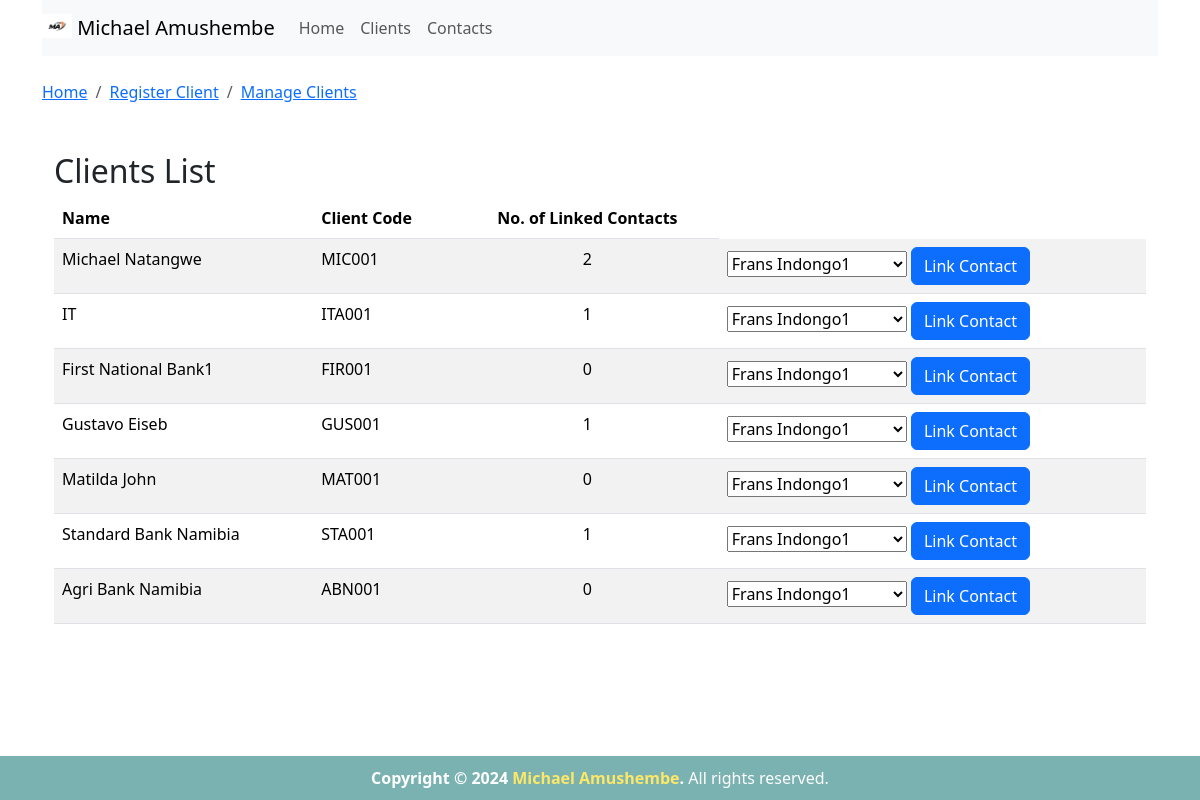
Page /index.php?action=viewClients on the committed database.
### tables this page shows
CREATE TABLE IF NOT EXISTS `clients` (
  `id` int NOT NULL AUTO_INCREMENT,
  `name` varchar(255) NOT NULL,
  `client_code` varchar(255) NOT NULL,
  `linked_contacts` int NOT NULL,
  PRIMARY KEY (`id`)
);

### Controllers/ClientController.php (called while the page is built, shortened)
<?php
class ClientController {
    private $db;
    public function __construct($db) {
        $this->db = $db;
    }
    public function viewClients() {
        $query = "SELECT clients.*, COUNT(client_contacts.contact_id) AS linked_contacts
                  FROM clients
                  LEFT JOIN client_contacts ON clients.id = client_contacts.client_id
                  GROUP BY clients.id";
        $stmt = $this->db->prepare($query);
        $stmt->execute();
        $result = $stmt->get_result();
        $clients = [];
        while ($row = $result->fetch_assoc()) {
            $clients[] = $row;
        }
        $contactsQuery = "SELECT id, contact_name FROM contacts";
        $contactsStmt = $this->db->prepare($contactsQuery);
        $contactsStmt->execute();
        $contactsResult = $contactsStmt->get_result();
        $allContacts = [];
        while ($contactRow = $contactsResult->fetch_assoc()) {
            $allContacts[] = $contactRow;
        }
        include __DIR__ . '/../views/clients_list.php';
    }
}
?>

### Views/clients_list.php (the view, shortened to what this page needs)
<!DOCTYPE html>
<html lang="en">
<head>
    <link rel="stylesheet" href="../styling/bootstrap-5.3.3-dist/css/bootstrap.min.css">
</head>
<body>
    <div class="container">
        <?php include __DIR__ . '/../includes/header.php'; ?>
        <br>
        <nav aria-label="breadcrumb mt-5 mb-5">
        <ol class="breadcrumb">
            <li class="breadcrumb-item"><a href="index.php?action=index">Home</a></li>
            <li class="breadcrumb-item"><a href="index.php?action=create">Register Client</a></li>
            <li class="breadcrumb-item"><a href="index.php?action=manageClients">Manage Clients</a></li>
        </ol>
        </nav>
        <div class="container mt-5">
            <h2>Clients List</h2>
            <?php if (empty($clients)): ?>
                <p>No client(s) found.</p>
            <?php else: ?>
                <table class="table table-striped">
                    <thead>
                        <tr>
                            <th class="text-left">Name</th>
                            <th class="text-left">Client Code</th>
                            <th class="text-center">No. of Linked Contacts</th>
                        </tr>
                    </thead>
                    <tbody>
                        <?php foreach ($clients as $client): ?>
                            <tr>
                                <td class="text-left"><?php echo htmlspecialchars($client['name']); ?></td>
                                <td class="text-left"><?php echo htmlspecialchars($client['client_code']); ?></td>
                                <td class="text-center"><?php echo (int)$client['linked_contacts']; ?></td>
                                <td>
                                    <form action="index.php?action=linkContact" method="post">
                                        <select name="contact_id">
                                            <?php foreach ($allContacts as $contact) : ?>
                                                <option value="<?php echo $contact['id']; ?>"><?php echo htmlspecialchars($contact['contact_name']); ?></option>
                                            <?php endforeach; ?>
                                        </select>
                                        <button type="submit" class="btn btn-primary">Link Contact</button>
                                    </form>
                                </td>
                            </tr>
                        <?php endforeach; ?>
                    </tbody>
                </table>
            <?php endif; ?>
        </div>
    </div>
    <?php include __DIR__ . '/../includes/footer.php'; ?>
</body>
</html>

### index.php (shortened to what this page needs)
<?php
$database = new Database();
$db = $database->getConnection();
$clientController = new ClientController($db);
$action = $_GET['action'] ?? 'index';
switch ($action) {
    case 'viewClients':
        $clientController->viewClients();
        break;
}
?>

### includes/header.php (shortened to what this page needs)
<nav class="navbar navbar-expand-lg navbar-light bg-light">
    <a class="navbar-brand" href="#">
        <img src="../Resources/logo/logo.jpg" alt="Logo" width="30" height="24" class="d-inline-block align-text-top">
        Michael Amushembe
    </a>
    <div class="collapse navbar-collapse" id="navbarNavDropdown">
        <ul class="navbar-nav">
            <li class="nav-item active">
                <a class="nav-link" href="index.php?action=index">Home</a>
            </li>
            <li class="nav-item">
                <a class="nav-link" href="index.php?action=viewClients">Clients</a>
            </li>
            <li class="nav-item">
                <a class="nav-link" href="index.php?action=viewContacts">Contacts</a>
            </li>
        </ul>
    </div>
</nav>

### includes/footer.php
<footer class="main-footer"
    style="position: fixed; bottom: 0; width: 100%; padding: 10px; background-color: #7AB2B2; color: white; display: flex; justify-content: center; align-items: center;">
    <div class="text-center">
        <strong>Copyright &copy; 2024 <a  style="color:#FDE767;">Michael Amushembe</a>.</strong> All rights reserved.
    </div>
</footer>

### rows in the picture
clients: name "Michael Natangwe", client_code "MIC001", linked_contacts "2"
clients: name "IT", client_code "ITA001", linked_contacts "1"
clients: name "First National Bank1", client_code "FIR001", linked_contacts "0"
clients: name "Gustavo Eiseb", client_code "GUS001", linked_contacts "1"
clients: name "Matilda John", client_code "MAT001", linked_contacts "0"
clients: name "Standard Bank Namibia", client_code "STA001", linked_contacts "1"
clients: name "Agri Bank Namibia", client_code "ABN001", linked_contacts "0"

### other values in the picture
form field contact_id "Frans Indongo1"
